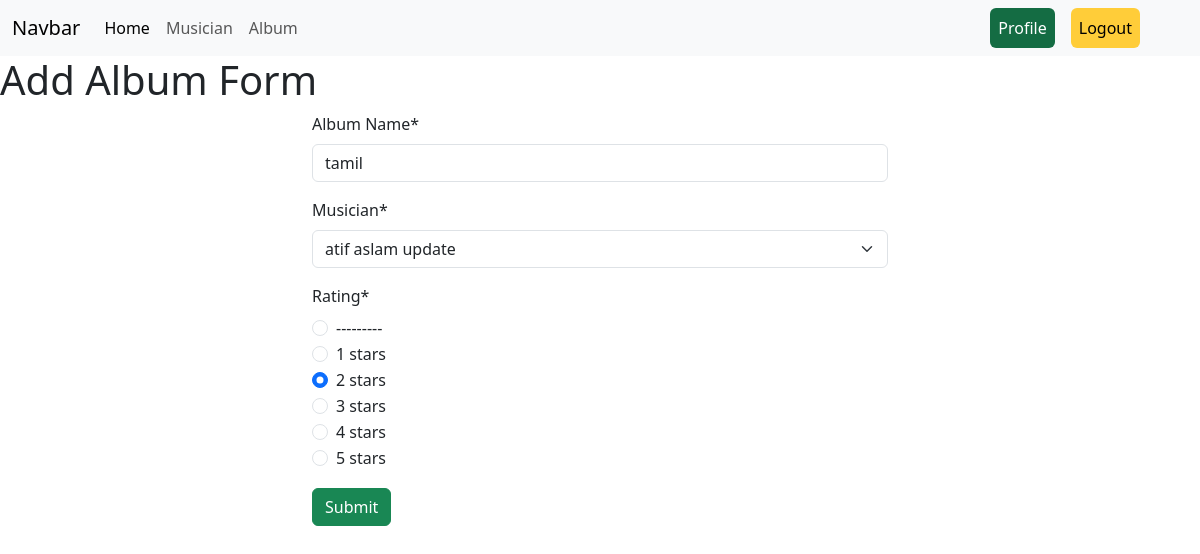
/add/editAlbum/18/ (signed in), run on the app's committed database.
### Album/models.py (models this page shows)
class AlbumModel(models.Model):
    Album_Name = models.CharField(max_length=50)
    Musician = models.ForeignKey(MusicianModel, on_delete=models.CASCADE)
    Album_release_date = models.DateTimeField(auto_now_add=True)
    RATING = [
        (1, "1 stars"),
        (2, "2 stars"),
        (3, "3 stars"),
        (4, "4 stars"),
        (5, "5 stars"),
    ]
    Rating = models.IntegerField(choices=RATING)

### Album/views.py (the view, shortened to what this page needs)
# urls.py: path('editAlbum/<int:id>/',views.edit_album.as_view(),name='edit_album'),
@method_decorator(login_required,name='dispatch')
class edit_album(UpdateView):
    model = models.AlbumModel
    form_class=forms.AlbumForm
    template_name='album.html'
    success_url = reverse_lazy('add_album')
    pk_url_kwarg='id'

### Album/forms.py
class AlbumForm(forms.ModelForm):
    class Meta:
        model=AlbumModel
        fields= '__all__'
        widgets= {
           'Rating':forms.RadioSelect
        }

### musician/models.py (called while the page is built)
    def __str__(self) -> str:
        return self.First_Name

### Album/templates/album.html (shortened to what this page needs)
{% extends "base.html" %}
{% load crispy_forms_tags %}
{% block content %}
  <h1>Add Album Form</h1>
  <div class="container" style="width: 50%; margin:auto;">
    <form action="" method="post">
      {{ form | crispy }}
      <button class="btn btn-success" type="submit">Submit</button>
    </form>
  </div>
{% endblock content %}

### data on the page
AlbumModel: Album_Name "tamil", Musician "atif aslam update", Rating "☐ --------- ☐ 1 stars ☑ 2 stars ☐ 3 stars ☐ 4 stars ☐ 5 stars"
